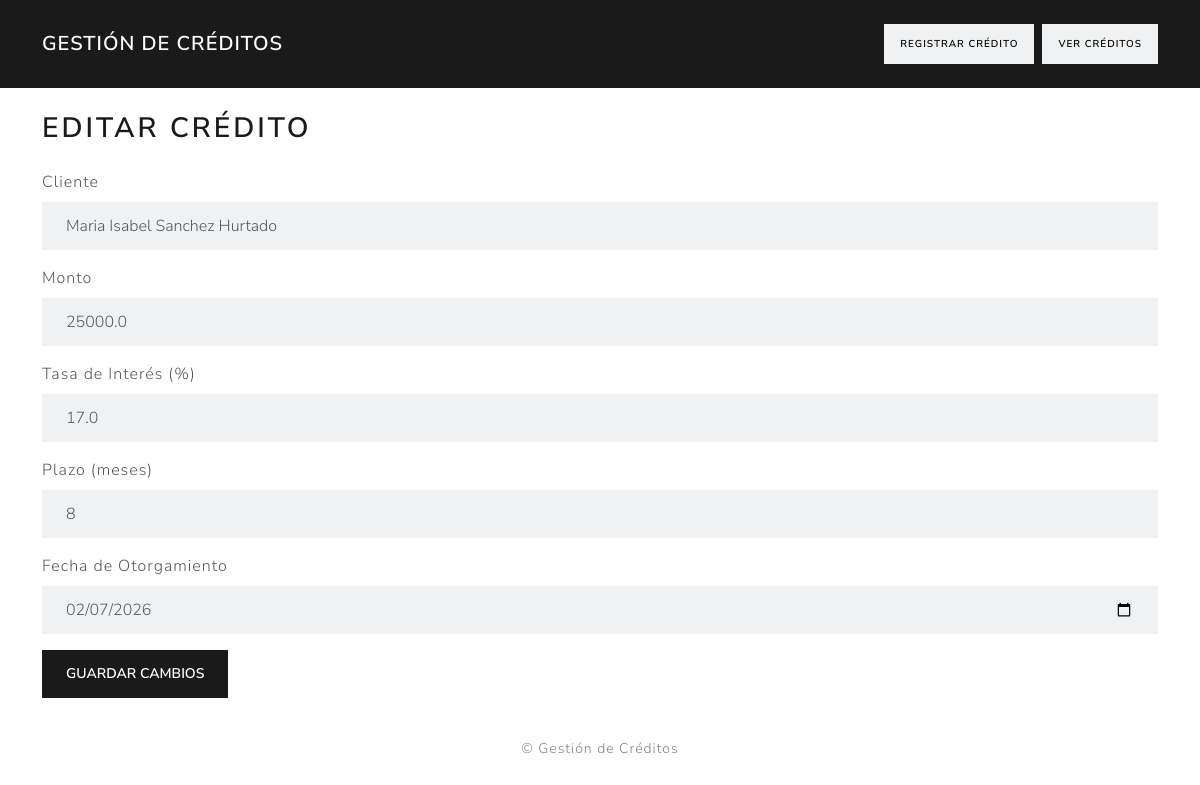
Screenshot of /editarCredito/5 with the database file from the repository.
### app.py (models this page shows)
class Credito(db.Model):
    id = db.Column(db.Integer, primary_key=True)
    cliente = db.Column(db.String(100), nullable=False)
    monto = db.Column(db.Float, nullable=False)
    tasa_interes = db.Column(db.Float, nullable=False)
    plazo = db.Column(db.Integer, nullable=False)
    fecha_otorgamiento = db.Column(db.Date, nullable=False)

### app.py (the view, shortened to what this page needs)
@app.route('/editarCredito/<int:id>', methods=['GET', 'POST'])
def editarCredito(id):
    credito = Credito.query.get_or_404(id)
    return render_template('editarCredito.html', credito=credito)

### templates/editarCredito.html (shortened to what this page needs)
<!DOCTYPE html>
<html lang="es">
<head>
    <link rel="stylesheet" href="{{ url_for('static', filename='bootstrap.css') }}">
</head>
<body>
    <header>
        <nav class="navbar navbar-expand-lg navbar-dark bg-primary">
            <div class="container">
                <a class="navbar-brand fw-bold" href="{{ url_for('home') }}">Gestión de Créditos</a>
                <div class="ms-auto d-flex gap-2">
                    <a href="{{ url_for('registroCredito') }}" class="btn btn-light btn-sm">Registrar Crédito</a>
                    <a href="{{ url_for('creditos') }}" class="btn btn-light btn-sm">Ver Créditos</a>
                </div>
            </div>
        </nav>
    </header>
    <main class="container py-4">
        <h2 class="mb-4">Editar Crédito</h2>
        <form method="POST" aria-label="Formulario para editar crédito" novalidate>
            <div class="mb-3">
                <label for="cliente" class="form-label">Cliente</label>
                <input type="text" id="cliente" name="cliente" class="form-control"
                       value="{{ credito.cliente }}" required placeholder="Nombre del cliente" autocomplete="name">
            </div>
            <div class="mb-3">
                <label for="monto" class="form-label">Monto</label>
                <input type="number" id="monto" name="monto" class="form-control"
                       value="{{ credito.monto }}" required min="0" step="0.01" placeholder="Monto del crédito">
            </div>
            <div class="mb-3">
                <label for="tasa_interes" class="form-label">Tasa de Interés (%)</label>
                <input type="number" id="tasa_interes" name="tasa_interes" class="form-control"
                       value="{{ credito.tasa_interes }}" required min="0" max="100" step="0.01" placeholder="Ej. 10.5">
            </div>
            <div class="mb-3">
                <label for="plazo" class="form-label">Plazo (meses)</label>
                <input type="number" id="plazo" name="plazo" class="form-control"
                       value="{{ credito.plazo }}" required min="1" placeholder="Duración en meses">
            </div>
            <div class="mb-3">
                <label for="fecha_otorgamiento" class="form-label">Fecha de Otorgamiento</label>
                <input type="date" id="fecha_otorgamiento" name="fecha_otorgamiento" class="form-control"
                       value="{{ credito.fecha_otorgamiento }}" required>
            </div>
            <button type="submit" class="btn btn-primary">Guardar Cambios</button>
        </form>
    </main>
    <footer class="text-center text-muted py-3 small">
        &copy; {{ current_year }} Gestión de Créditos
    </footer>
</body>
</html>

### rows the page displays
Credito: cliente "Maria Isabel Sanchez Hurtado", monto "25000.0", tasa_interes "17.0", plazo "8", fecha_otorgamiento "02/07/2026"
